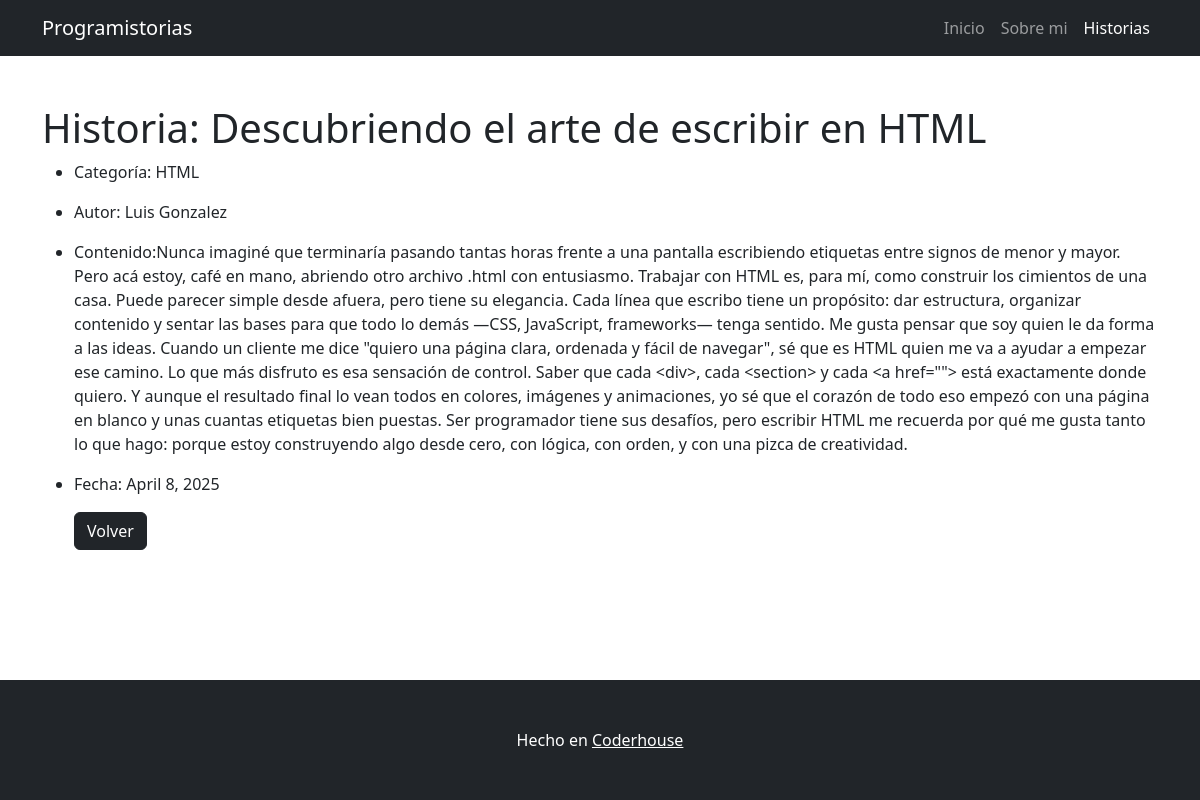
/historia/detail/3, run on the app's committed database.
### historia/models.py (models this page shows, shortened)
class historia(models.Model):
    categoria = models.ForeignKey(Categoria, on_delete=models.PROTECT, null=True, blank=True)
    nombre = models.CharField(max_length=100, unique=True)
    contenido = models.TextField(null=True, blank=True)
    fecha =  fecha = models.DateField(default=datetime.date.today)
    autor=models.CharField(max_length=100, null=True, blank=True)
    class Meta:
        unique_together = ("categoria", "nombre")

class Categoria(models.Model):
    nombre = models.CharField(max_length=100, unique=True)
    def __str__(self) -> str:
        return self.nombre

### historia/views.py (the view)
# urls.py: path("historia/detail/<int:pk>", views.HistoriaDetailView.as_view(), name="historiadetail"),
class HistoriaDetailView(DetailView):
    model = models.historia
    template_name = "historia/historia_detail.html"
    success_url = reverse_lazy("historia_list")

### historia/templates/historia/historia_detail.html (shortened to what this page needs)
{% extends 'core/base.html' %}
{% block content %}
    <h1>Historia: {{object.nombre}} </h1>
    <ul>
        <li class="mb-3">Categoría: {{ object.categoria }}</li>
        <li class="mb-3">Autor: {{ object.autor }}</li>
        <li class="mb-3">Contenido:{{ object.contenido }}</li>
        <li class="mb-3">Fecha: {{object.fecha}} </li>
    <a href="http://127.0.0.1:8000/historia/historia/list/" class="btn btn-dark">Volver</a>
{% endblock content %}

### core/templates/core/base.html (style rules this page uses)
html, body { height: 100%; margin: 0; display: flex; flex-direction: column; }

### data on the page
historia: nombre "Descubriendo el arte de escribir en HTML", categoria "HTML", autor "Luis Gonzalez", contenido "Nunca imaginé que terminaría pasando tantas horas frente a una pantalla escribiendo etiquetas entre signos de menor y mayor. Pero acá estoy, café en mano, abriendo otro archivo .html con entusiasmo. Trabajar con HTML es, para mí, como construir los cimientos de una casa. Puede parecer simple desde afuera, pero tiene su elegancia. Cada línea que escribo tiene un propósito: dar estructura, organizar contenido y sentar las bases para que todo lo demás —CSS, JavaScript, frameworks— tenga sentido. Me gusta pensar que soy quien le da forma a las ideas. Cuando un cliente me dice \"quiero una página clara, ordenada y fácil de navegar\", sé que es HTML quien me va a ayudar a empezar ese camino. Lo que…", fecha "April 8, 2025"
